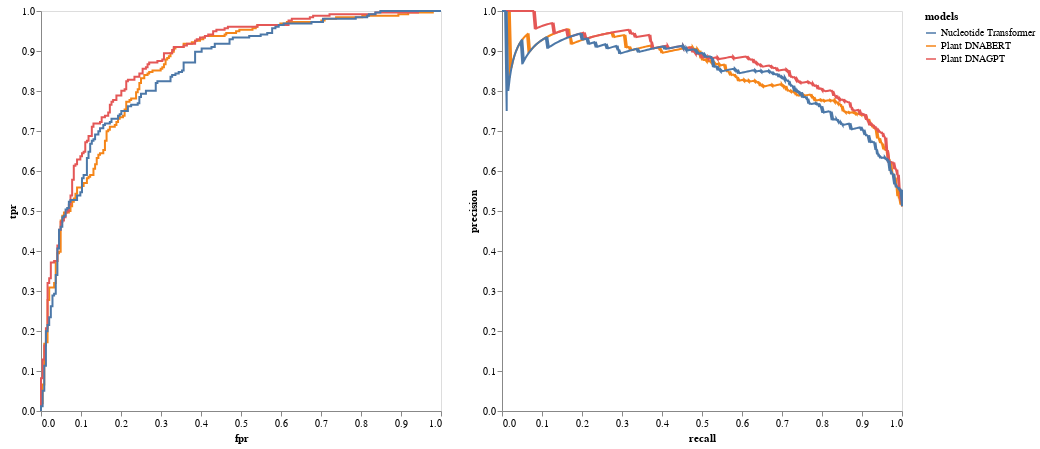

This figure's notebook cell:
### Code cell
pline

### Figure 1 — Vega-Lite specification as saved in the notebook (floating-point values rounded to 4 significant figures; data arrays with more than 128 entries replaced by an {"elided": "..."} marker saying what was removed)
{"config": {"view": {"continuousWidth": 300, "continuousHeight": 300}, "axis": {"grid": false}}, "hconcat": [{"data": {"name": "data-b03410f00d4ae4d7680903597f540f45"}, "mark": {"type": "line"}, "encoding": {"color": {"field": "models", "type": "nominal"}, "x": {"field": "fpr", "scale": {"domain": [0.0, 1.0]}, "type": "quantitative"}, "y": {"field": "tpr", "scale": {"domain": [0.0, 1.0]}, "type": "quantitative"}}, "height": 400, "width": 400}, {"data": {"name": "data-c93f493be6c44df53a7af3a456a0c0a1"}, "mark": {"type": "line"}, "encoding": {"color": {"field": "models", "type": "nominal"}, "x": {"field": "recall", "scale": {"domain": [0.0, 1.0]}, "type": "quantitative"}, "y": {"field": "precision", "scale": {"domain": [0.0, 1.0]}, "type": "quantitative"}}, "height": 400, "width": 400}], "$schema": "https://vega.github.io/schema/vega-lite/v5.20.1.json", "datasets": {"data-b03410f00d4ae4d7680903597f540f45": {"elided": "458 records"}, "data-c93f493be6c44df53a7af3a456a0c0a1": {"elided": "1503 records"}}}
